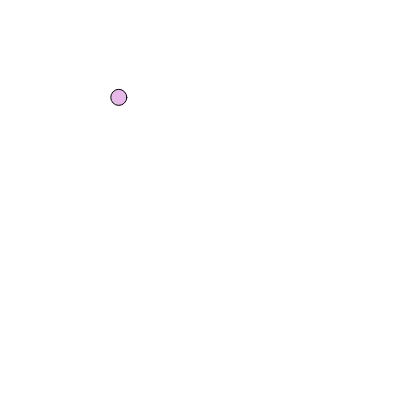
Frame 1 (no input)
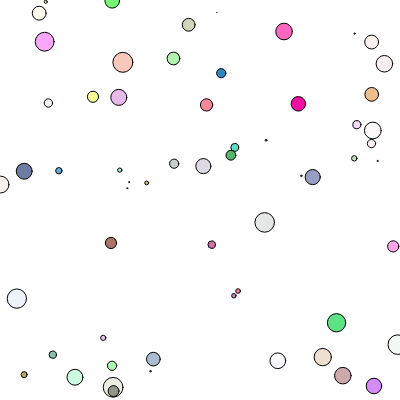
Frame 60 (no input)
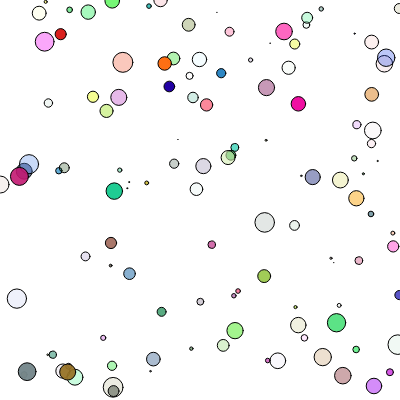
Frame 120 (the mouse pressed at the canvas centre since frame 60)

The p5.js sketch that drew these frames (run headless with seeded random() and noise() and a simulated clock; from frame 60 on, the mouse is pressed at the canvas centre):

// p5.js sketch
// ── sketch.js
function setup() {
  createCanvas(400,400);
}

function draw() {
  var r = random(255);
  var g = random(255);
  var b = random(255);
  var a = random(255);
  var diam = random(20)

  fill(r, g, b, a);
  ellipse(random(400), random(400), diam, diam);
}
